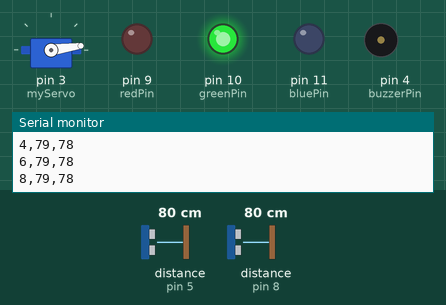
This sketch was run on a simulated Arduino Uno, built with avr-gcc and run on an emulated ATmega328P. Shown: servo, output pins drawn as LEDs (lit = HIGH), buzzer (waves = sounding, pin HIGH), the last lines printed to the serial monitor. Wiring (inferred from the names in the program): 2 × ultrasonic range finder: trigger pin 6, echo pin 5 / trigger pin 7, echo pin 8. The inputs (shaded band) are chosen by the test bench; at power-on: distance to the obstacle (sensors on pin 5, pin 8) 80 cm. The echo pulse lasts 58.3 µs per cm; pins used as bus, display or sensor lines are not drawn.

Above: at 1.2 s.
1.3 s: distance to the obstacle (sensor on pin 5) set to 23 cm
At 2.72 s:
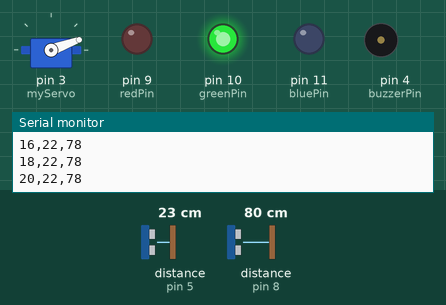
4.3 s: distance to the obstacle (sensor on pin 5) set to 18 cm
At 4.77 s:
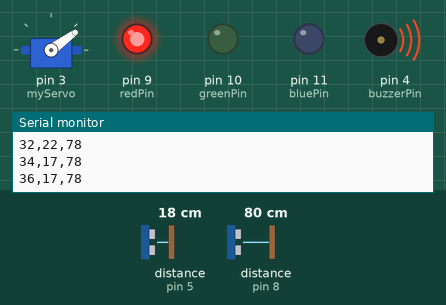
7.3 s: distance to the obstacle (sensor on pin 8) set to 2 cm
10.3 s: distance to the obstacle (sensor on pin 8) set to 299 cm
13.3 s: distance to the obstacle (sensor on pin 5) set to 60 cm
At 13.9 s:
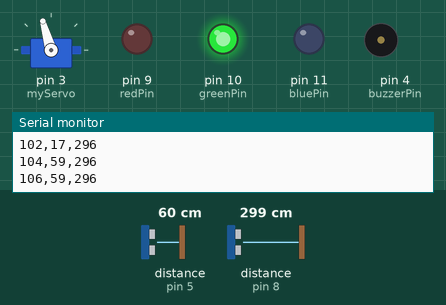
16.3 s: distance to the obstacle (sensor on pin 8) set to 23 cm
19.3 s: distance to the obstacle (sensor on pin 8) set to 19 cm
At 23.8 s:
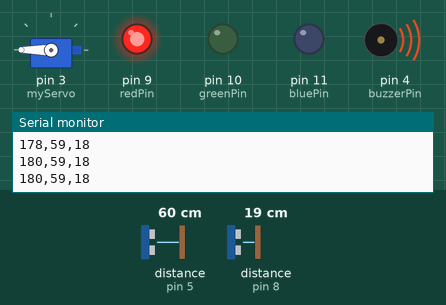
Timing chart, 0 to 30.5 s (numbered marks = the images above; inputs shaded):
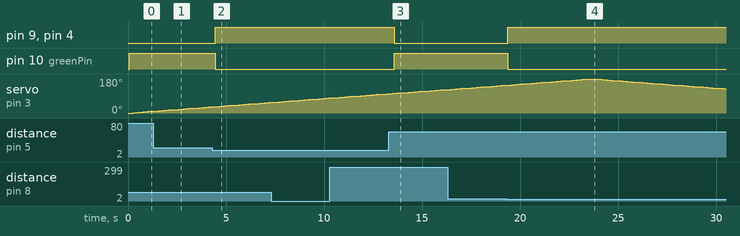

The sketch:

rg_360.ino
```cpp
#include <Servo.h>

const int trigPin1 = 6;
const int echoPin1 = 5;
const int trigPin2 = 7;
const int echoPin2 = 8;

const int buzzerPin = 4;
const int redPin = 9;
const int greenPin = 10;
const int bluePin = 11;

Servo myServo;
const int minThreshold = 20;

void setup() {
  Serial.begin(9600);
  myServo.attach(3);

  pinMode(trigPin1, OUTPUT);
  pinMode(echoPin1, INPUT);
  pinMode(trigPin2, OUTPUT);
  pinMode(echoPin2, INPUT);
  pinMode(buzzerPin, OUTPUT);
  pinMode(redPin, OUTPUT);
  pinMode(greenPin, OUTPUT);
  pinMode(bluePin, OUTPUT);

  digitalWrite(buzzerPin, LOW);
  digitalWrite(redPin, LOW);
  digitalWrite(greenPin, LOW);
  digitalWrite(bluePin, LOW);
}

void loop() {

  for (int angle = 0; angle <= 180; angle += 2) {
    myServo.write(angle);
    delay(50);
    int d1 = getDistance(trigPin1, echoPin1);
    int d2 = getDistance(trigPin2, echoPin2);

    // Choose the minimum distance detected
    int distance = min(d1, d2);

    LEDcolour(distance);
    Serial.print(angle);
    Serial.print(",");
    Serial.print(d1);
    Serial.print(",");
    Serial.println(d2);

    delay(200);
  }

  for (int angle = 180; angle >= 0; angle -= 2) {
    myServo.write(angle);
    delay(50);
    int d1 = getDistance(trigPin1, echoPin1);
    int d2 = getDistance(trigPin2, echoPin2);

    int distance = min(d1, d2);


    LEDcolour(distance);
    Serial.print(angle);
    Serial.print(",");
    Serial.print(d1);
    Serial.print(",");
    Serial.println(d2);

    delay(200);
  }
}

int getDistance(int trigPin, int echoPin) {
  digitalWrite(trigPin, LOW);
  delayMicroseconds(2);
  digitalWrite(trigPin, HIGH);
  delayMicroseconds(10);
  digitalWrite(trigPin, LOW);

  long duration = pulseIn(echoPin, HIGH);
  int distance = duration * 0.034 / 2;

  //Serial.println(distance);

  return distance;
}

void LEDcolour(int distance) {
  if (distance < minThreshold) {
    digitalWrite(buzzerPin, HIGH);
    analogWrite(redPin, 255);
    analogWrite(greenPin, 0);
    analogWrite(bluePin, 0);
  } else {
    digitalWrite(buzzerPin, LOW);
    analogWrite(redPin, 0);
    analogWrite(greenPin, 255);
    analogWrite(bluePin, 0);
  }
}
```

Measured:
- the behaviour switches between 21 and 20 cm on distance to the obstacle (sensor on pin 5) (found by bisection; images 1 and 2)
- the behaviour switches between 21 and 20 cm on distance to the obstacle (sensor on pin 8) (found by bisection; images 3 and 4)
- after the input at 4.3 s, pin 9 (redPin), pin 4 (buzzerPin): LOW → HIGH after 0.15 s; pin 10 (greenPin): HIGH → LOW after 0.15 s
- after the input at 13.3 s, pin 9 (redPin), pin 4 (buzzerPin): HIGH → LOW after 0.27 s; pin 10 (greenPin): LOW → HIGH after 0.27 s
- after the input at 19.3 s, pin 9 (redPin), pin 4 (buzzerPin): LOW → HIGH after 0.07 s; pin 10 (greenPin): HIGH → LOW after 0.07 s
- by itself, servo on pin 3 (myServo): rises from 146° to 180° in 4.1 s, then falls to 128° in 6.9 s
